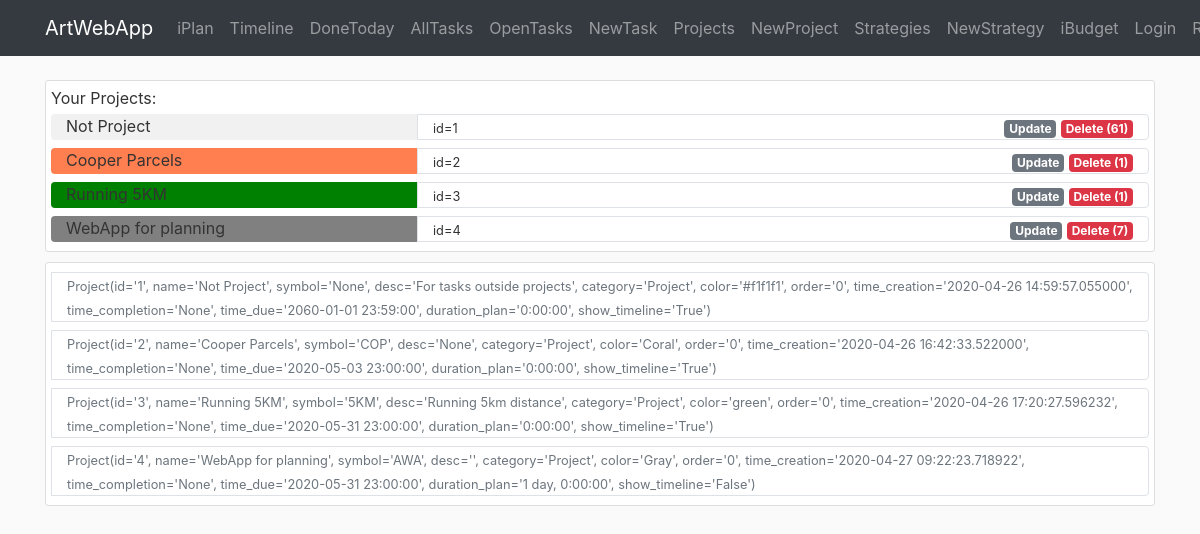
Before: /iplan/project with the older database file.
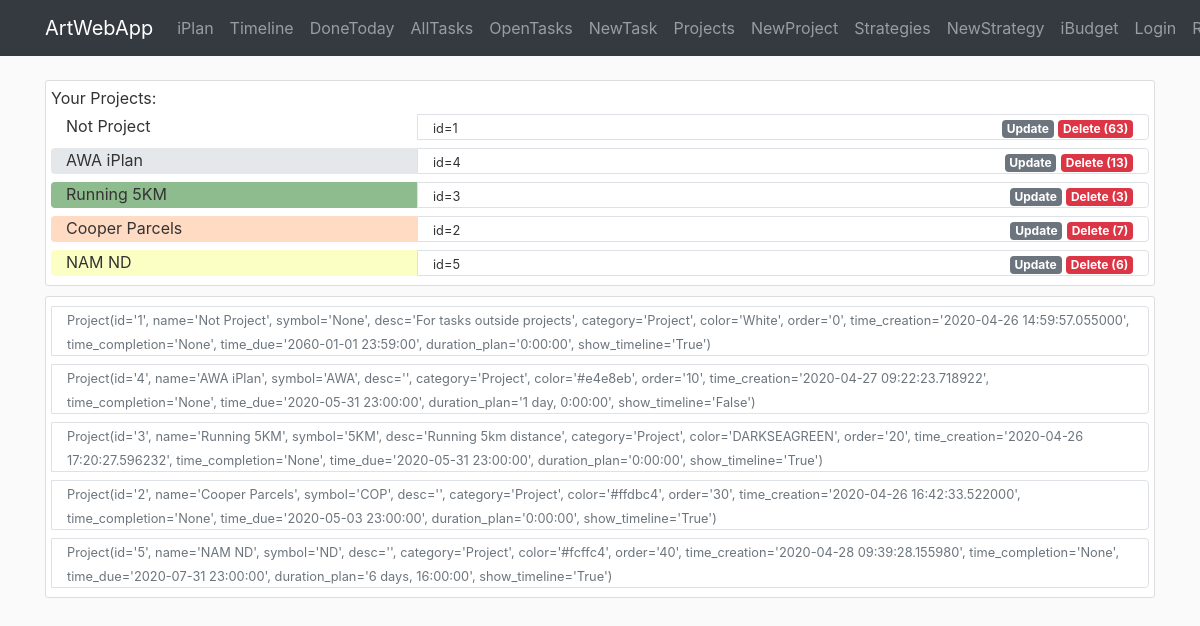
After: the same page with the newer database file.
### awa/iplan/models.py (models this page shows)
class Project(db.Model):
    id = db.Column(db.Integer, primary_key=True)
    name = db.Column(db.String(40), nullable=False)
    symbol = db.Column(db.String(3))
    desc = db.Column(db.Text)
    category = db.Column(db.String(20))
    color = db.Column(db.String(7))
    order = db.Column(db.Integer)
    time_creation = db.Column(db.DateTime, default=datetime.now)
    time_completion = db.Column(db.DateTime)
    time_due = db.Column(db.DateTime)
    duration_plan = db.Column(db.Interval, nullable=False, default=timedelta(0))
    show_timeline = db.Column(db.Boolean, default=True, nullable=False)
    br_task = db.relationship('Task', backref='project')  # todo: lazy=True - test that later
    def __repr__(self):
        return f"Project(id='{self.id}', name='{self.name}', symbol='{self.symbol}', desc='{self.desc}'," \
               f" category='{self.category}', color='{self.color}', order='{self.order}'," \
               f" time_creation='{self.time_creation}', time_completion='{self.time_completion}'," \
               f" time_due='{self.time_due}', duration_plan='{self.duration_plan}'," \
               f" show_timeline='{self.show_timeline}')"

### awa/iplan/routes.py (the view)
@iplan.route('/iplan/project', methods=['GET', 'POST'])
def project():
    projects = Project.query.order_by(Project.order).all()
    count_tasks = {item.id: len(Task.query.filter_by(id_project=item.id).all()) for item in projects}
    return render_template('iplan/project.html', projects=projects, count_tasks=count_tasks)

### awa/templates/iplan/project.html
{% extends "layout.html" %}
{% block content %}
<div class="container">
   <div class="content-section">
       Your Projects:
        {% for item in projects %}
        <div class="row m-0">
            <div class="col-4 rounded-left mt-1 mb-1" style="background-color:{{item.color}}">
                {{item.name}}
            </div>
            <div class="col border rounded-right mt-1 mb-1">
                <div class="row p-0">
                    <div class="col">
                        <small>id={{item.id}}</small>
                    </div>
                    <div class="col-auto ml-auto">
                        <a href="{{url_for('iplan.project_update', id_project=item.id)}}" class="badge badge-secondary">Update</a>
                        {% if count_tasks[item.id] %}
                            <a href="{{url_for('iplan.project_delete', id_project=item.id)}}" class="badge badge-danger">Delete ({{count_tasks[item.id]}})</a>
                        {% else %}
                            <a href="{{url_for('iplan.project_delete', id_project=item.id)}}" class="badge badge-warning">Delete</a>
                        {% endif %}
                    </div>
                </div>
            </div>
        </div>
        {% endfor %}
    </div>
   <div class="content-section">
        {% for item in projects %}
        <div class="row m-0">
            <div class="col border rounded-right mt-1 mb-1">
                <div class="row p-0">
                    <div class="col-auto">
                        <small class="text-muted">{{item}}</small>
                    </div>
                </div>
            </div>
        </div>
        {% endfor %}
    </div>
</div>
{% endblock content %}

Changed rows visible on the page:
changed Project "Not Project": color "#f1f1f1" → "White" (drawn); count_tasks "61" → "63"; id+name+symbol "…tasks outside projects', category='Project', color='#f1f1f1', order='0', time_creation='2020-04-26 14:59:57.055000', time_completion='None',…" → "…tasks outside projects', category='Project', color='White', order='0', time_creation='2020-04-26 14:59:57.055000', time_completion='None',…"
changed Project id 4: color "Gray" → "#e4e8eb" (drawn); name "WebApp for planning" → "AWA iPlan"; count_tasks "7" → "13"; id+name+symbol "Project(id='4', name='WebApp for planning', symbol='AWA', desc='', category='Project', color='Gray', order='0', time_creation='2020-04-27 09:22:23.718922', time_completion='None', time_due='2020-05-31…" → "Project(id='4', name='AWA iPlan', symbol='AWA', desc='', category='Project', color='#e4e8eb', order='10', time_creation='2020-04-27 09:22:23.718922', time_completion='None', time_due='2020-05-31…"; moves up the list
changed Project "Running 5KM": color "green" → "DARKSEAGREEN" (drawn); id "1" → "3"; id+name+symbol "…desc='Running 5km distance', category='Project', color='green', order='0', time_creation='2020-04-26 17:20:27.596232', time_completion='None', time_due='2020-05-31…" → "…desc='Running 5km distance', category='Project', color='DARKSEAGREEN', order='20', time_creation='2020-04-26 17:20:27.596232', time_completion='None', time_due='2020-05-31…"; moves down the list
changed Project "Cooper Parcels": color "Coral" → "#ffdbc4" (drawn); show_timeline "1" → "7"; id+name+symbol "Project(id='2', name='Cooper Parcels', symbol='COP', desc='None', category='Project', color='Coral', order='0', time_creation='2020-04-26 16:42:33.522000', time_completion='None', time_due='2020-05-03…" → "Project(id='2', name='Cooper Parcels', symbol='COP', desc='', category='Project', color='#ffdbc4', order='30', time_creation='2020-04-26 16:42:33.522000', time_completion='None', time_due='2020-05-03…"
added Project: name "NAM ND", id "5", count_tasks "6", id+name+symbol "Project(id='5', name='NAM ND', symbol='ND', desc='', category='Project', color='#fcffc4', order='40', time_creation='2020-04-28 09:39:28.155980', time_completion='None', time_due='2020-07-31 23:00:00', duration_plan='6 days, 16:00:00', show_timeline='True')"
